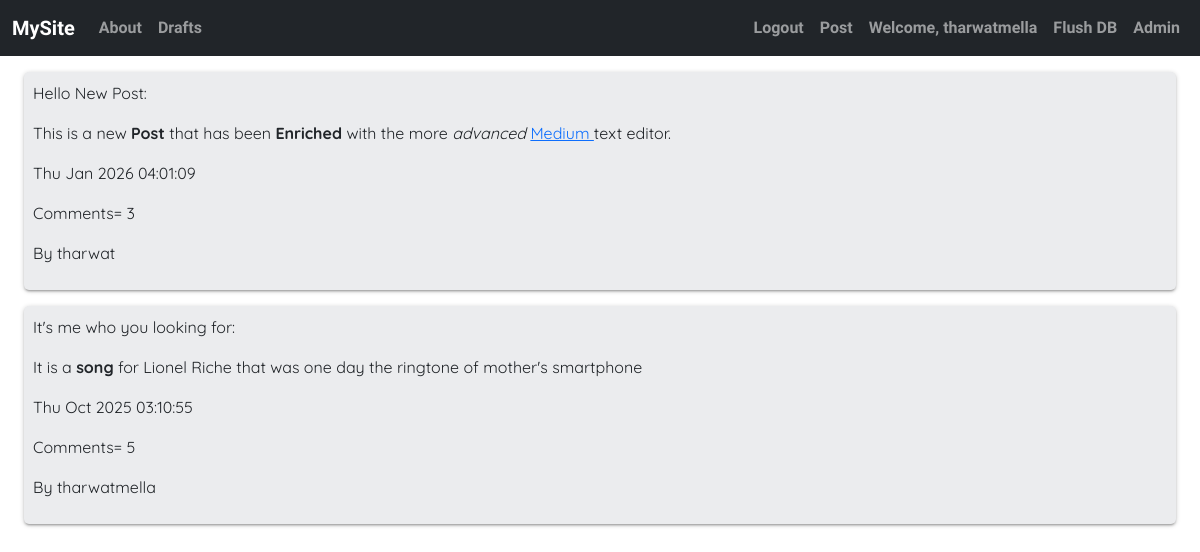
The app's page / (signed in) with its own data.
### basic_app/models.py (models this page shows, shortened)
class Post(models.Model):
    author = models.ForeignKey("auth.User", on_delete=models.CASCADE)
    title = models.CharField(max_length=30)
    text = models.TextField()
    is_Published = models.BooleanField(default=False)
    creation_date = models.DateTimeField(
        default=timezone.now,
    )
    publication_date = models.DateTimeField(null=True, blank=True)

### basic_app/views.py (the view)
# urls.py: path("", PostList.as_view(), name="list"),
class PostList(ListView):
    model = Post
    name = "Posts"
    def get_queryset(self):
        return Post.objects.filter(is_Published=True).order_by("-publication_date")
    context_object_name = "posts"

### basic_app/templates/basic_app/post_list.html (shortened to what this page needs)
{% extends "basic_app/base.html" %}
{%block body%}
<div class="">
    {% for post in posts %}
    <div class="post mt-3 ">
        <a class="text-decoration-none text-reset" href={%url 'blog:detail' post.pk%}>
            <p class>{{post.title}}:
                {{post.text|safe}}
            </p>
            {%if post.is_Published%}
            <div>
                <p>{{post.publication_date|date:"D M Y h:m:s"}}</p>
            </div>
            <div>
                <p>Comments= {{post.comment_set.count}}</p>
            </div>
            {%endif%}
            <div>
                <p>By {{post.author}}</p>
            </div>
        </a>
    </div>
    {% endfor %}
</div>
{%endblock%}

### basic_app/templates/basic_app/base.html (shortened to what this page needs)
<!DOCTYPE html>
{%load static%}
<html lang="en">
<head>
    <link href="https://cdn.jsdelivr.net/npm/bootstrap@5.3.8/dist/css/bootstrap.min.css" rel="stylesheet"
>
    <link rel="stylesheet" href="//cdn.jsdelivr.net/npm/medium-editor@latest/dist/css/medium-editor.min.css"
        type="text/css" media="screen" charset="utf-8">
    <link rel="stylesheet" href="{% static 'css/blog.css'%}">
</head>
<body class="">
    <nav class="navbar navbar-expand-md navbar-dark bg-dark fonted">
        <div class="container-fluid">
            <a class="rainbow-text navbar-brand" href={%url "blog:list" %}>MySite</a>
            <div class="collapse navbar-collapse " id="mainNavbar">
                <ul class="navbar-nav me-auto mb-2 mb-lg-0">
                    <li class="nav-item">
                        <a class="nav-link" href={%url 'blog:about' %}>About</a>
                    </li>
                    <li class="nav-item">
                        <a class="nav-link" href={%url 'blog:drafts' %}>Drafts</a>
                    </li>
                </ul>
                <ul class="navbar-nav">
                    {%if user.is_authenticated%}
                    <form class="d-flex" method="post" action={%url 'logout' %}>
                        <li class="nav-item">
                            <button class="nav-link" type="submit">Logout</button>
                        </li>
                    <li class="nav-item">
                        <a class="nav-link" href={%url 'blog:createPost' %}>Post</a>
                    </li>
                    <li class="nav-item">
                        <a class="nav-link">Welcome, {{user}}</a>
                    </li>
                    {% else %}
                    <li class="nav-item">
                        <a class="nav-link" href={%url 'login' %}>Login</a>
                    </li>
                    {%endif%}
                    {%if user.is_superuser%}
                    <li class="nav-item">
                        <a class="nav-link" href={%url 'blog:about' %}>Flush DB</a>
                    </li>
                    <li class="nav-item">
                        <a class="nav-link" href={%url 'admin:index' %}>Admin</a>
                    </li>
                    {%endif%}
                </ul>
            </div>
        </div>
    </nav>
    <div class="container-fluid px-4">
        {%block body%}
        {%endblock%}
    </div>
</body>
</html>

### basic_app/static/css/blog.css (style rules this page uses)
.fonted { font-family: "Tektur", sans-serif; font-optical-sizing: auto; font-weight: 900; font-style: normal; font-variation-settings: "wdth" 75; }
.post { background-color: rgb(235, 236, 238); border-radius: 5px; box-shadow: 0 2px 2px 0 rgba(0, 0, 0, 0.14), 0 3px 1px -2px rgba(0, 0, 0, 0.12), 0 1px 5px 0 rgba(0, 0, 0, 0.2); padding: 9px; font-family: "Quicksand", system-ui; font-weight: 400; }
.rainbow-text { animation-name: rainbow; animation-duration: 2000ms; animation-iteration-count: infinite; animation-direction: alternate; }

### records on screen
Post: title "Hello New Post", text "This is a new Post that has been Enriched with the more advanced Medium text editor.", publication_date "Thu Jan 2026 04:01:09", comment_set.count "3", author "tharwat"
Post: title "It's me who you looking for", text "It is a song for Lionel Riche that was one day the ringtone of mother's smartphone", publication_date "Thu Oct 2025 03:10:55", comment_set.count "5", author "tharwatmella"

### other values on screen
{{ user }} "tharwatmella"
